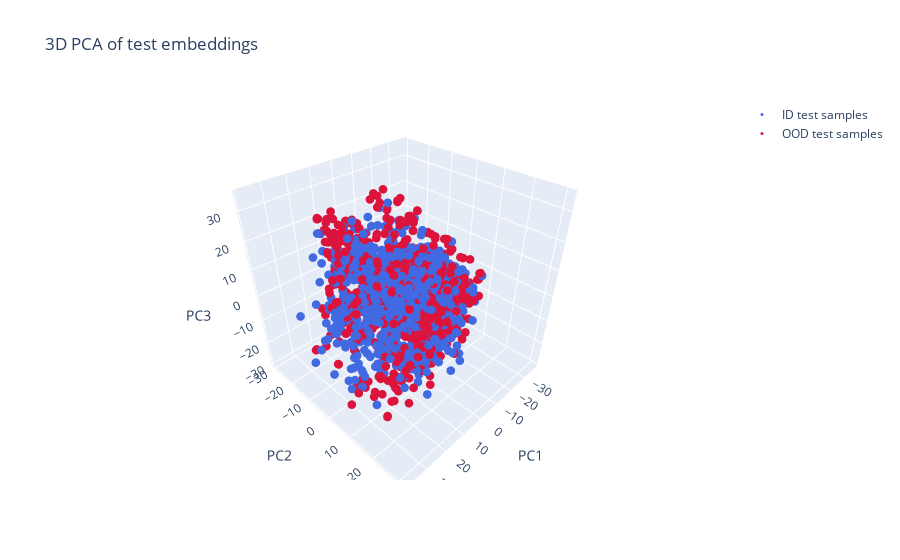
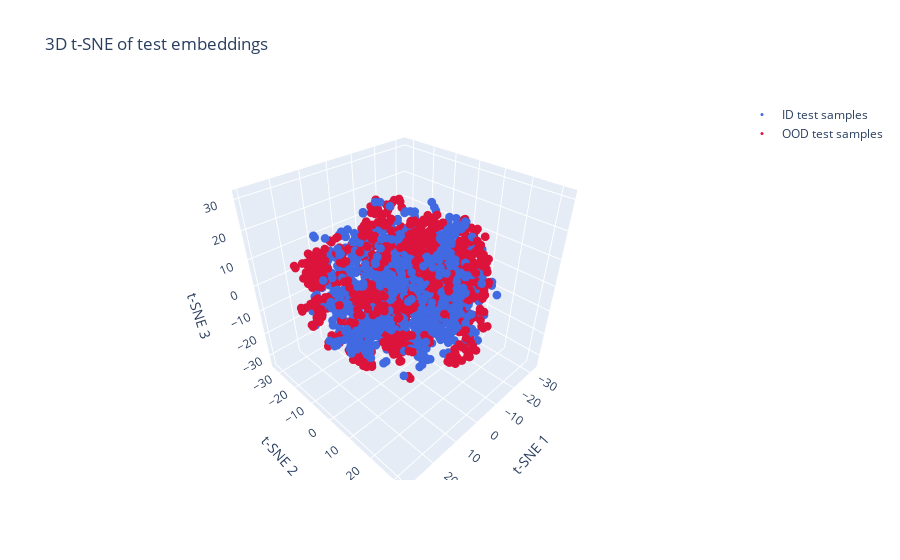
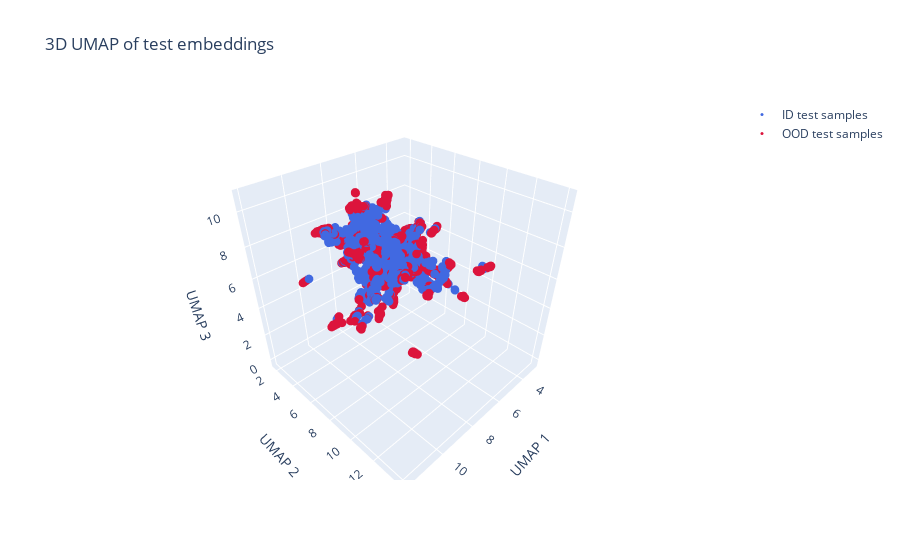

Source (notebook cell) for these figures, in order:
### Code cell
# Plot PCA, t-SNE and UMAP of unclassified samples  
# -----------------------------------
from src.analysis.visual_analysis import plot_dim_reduction_3d_embeddings

pca_config = {'n_components': 3}
tsne_config = {'n_components': 3, 'perplexity': 50}
umap_config = {'n_components': 3, 'n_neighbors': 15, 'min_dist': 0.1}

# --- PCA only ---
_ = plot_dim_reduction_3d_embeddings(
    id_test_embeddings=id_test_embeddings, 
    od_test_embeddings=od_test_embeddings, 
    labels_id=None, 
    labels_ood=None,
    pca_config=pca_config
)

# --- t-SNE only ---
_ = plot_dim_reduction_3d_embeddings(
    id_test_embeddings=id_test_embeddings, 
    od_test_embeddings=od_test_embeddings, 
    labels_id=None, 
    labels_ood=None,
    tsne_config=tsne_config
)

# --- UMAP only ---
_ = plot_dim_reduction_3d_embeddings(
    id_test_embeddings=id_test_embeddings, 
    od_test_embeddings=od_test_embeddings, 
    labels_id=None, 
    labels_ood=None,
    umap_config=umap_config
)

### Figure 1 — Plotly figure (JSON) as saved in the notebook; plotly's stock layout.template omitted (floating-point values rounded to 4 significant figures; data arrays with more than 128 entries replaced by an {"elided": "..."} marker saying what was removed)
{"data": [{"marker": {"color": "royalblue", "size": 3}, "mode": "markers", "name": "ID test samples", "type": "scatter3d", "x": {"elided": "1000 float values"}, "y": {"elided": "1000 float values"}, "z": {"elided": "1000 float values"}}, {"marker": {"color": "crimson", "size": 3}, "mode": "markers", "name": "OOD test samples", "type": "scatter3d", "x": {"elided": "1000 float values"}, "y": {"elided": "1000 float values"}, "z": {"elided": "1000 float values"}}], "layout": {"legend": {"font": {"size": 12}}, "scene": {"aspectmode": "cube", "xaxis": {"title": {"text": "PC1"}}, "yaxis": {"title": {"text": "PC2"}}, "zaxis": {"title": {"text": "PC3"}}}, "title": {"text": "3D PCA of test embeddings"}}}

### Figure 2 — Plotly figure (JSON) as saved in the notebook; plotly's stock layout.template omitted (floating-point values rounded to 4 significant figures; data arrays with more than 128 entries replaced by an {"elided": "..."} marker saying what was removed)
{"data": [{"marker": {"color": "royalblue", "size": 3}, "mode": "markers", "name": "ID test samples", "type": "scatter3d", "x": {"elided": "1000 float values"}, "y": {"elided": "1000 float values"}, "z": {"elided": "1000 float values"}}, {"marker": {"color": "crimson", "size": 3}, "mode": "markers", "name": "OOD test samples", "type": "scatter3d", "x": {"elided": "1000 float values"}, "y": {"elided": "1000 float values"}, "z": {"elided": "1000 float values"}}], "layout": {"legend": {"font": {"size": 12}}, "scene": {"aspectmode": "cube", "xaxis": {"title": {"text": "t-SNE 1"}}, "yaxis": {"title": {"text": "t-SNE 2"}}, "zaxis": {"title": {"text": "t-SNE 3"}}}, "title": {"text": "3D t-SNE of test embeddings"}}}

### Figure 3 — Plotly figure (JSON) as saved in the notebook; plotly's stock layout.template omitted (floating-point values rounded to 4 significant figures; data arrays with more than 128 entries replaced by an {"elided": "..."} marker saying what was removed)
{"data": [{"marker": {"color": "royalblue", "size": 3}, "mode": "markers", "name": "ID test samples", "type": "scatter3d", "x": {"elided": "1000 float values"}, "y": {"elided": "1000 float values"}, "z": {"elided": "1000 float values"}}, {"marker": {"color": "crimson", "size": 3}, "mode": "markers", "name": "OOD test samples", "type": "scatter3d", "x": {"elided": "1000 float values"}, "y": {"elided": "1000 float values"}, "z": {"elided": "1000 float values"}}], "layout": {"legend": {"font": {"size": 12}}, "scene": {"aspectmode": "cube", "xaxis": {"title": {"text": "UMAP 1"}}, "yaxis": {"title": {"text": "UMAP 2"}}, "zaxis": {"title": {"text": "UMAP 3"}}}, "title": {"text": "3D UMAP of test embeddings"}}}
